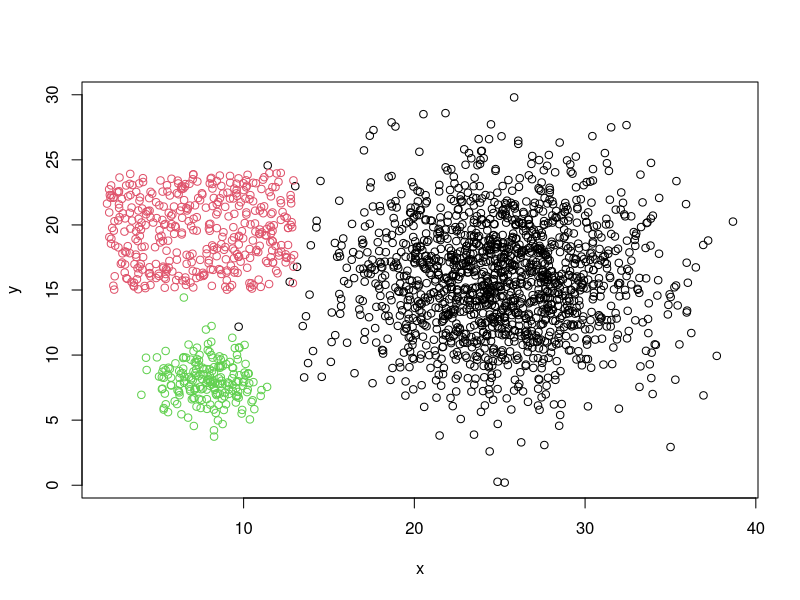
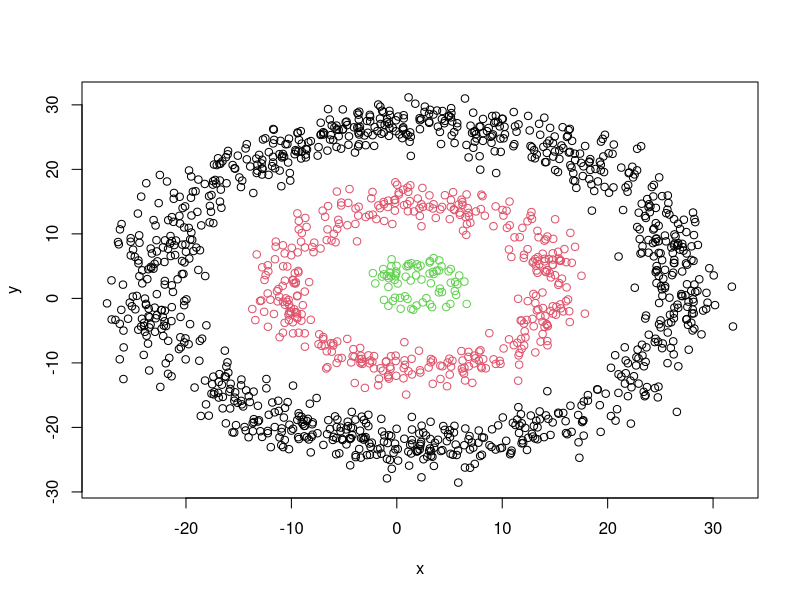
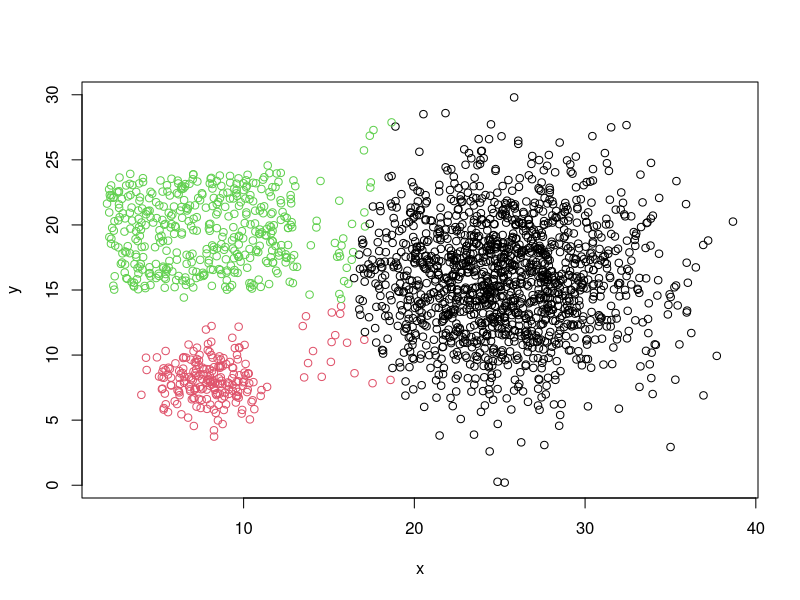
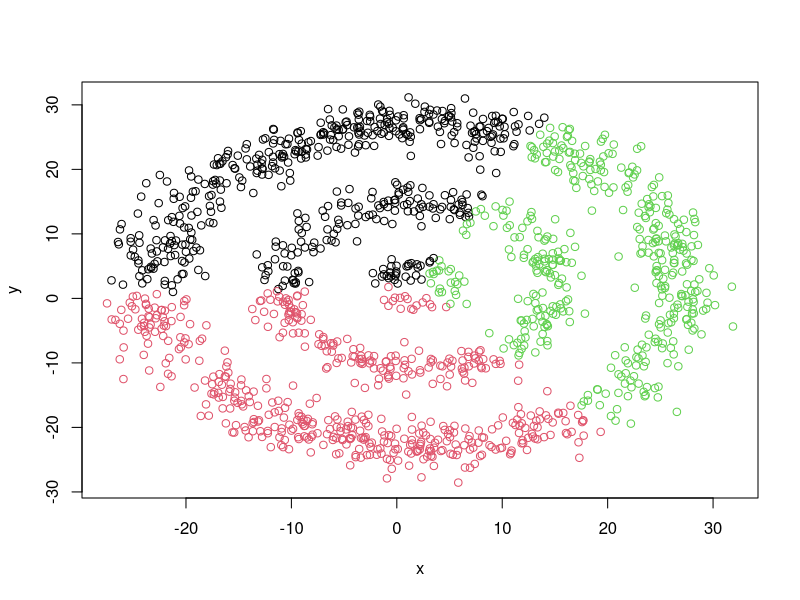
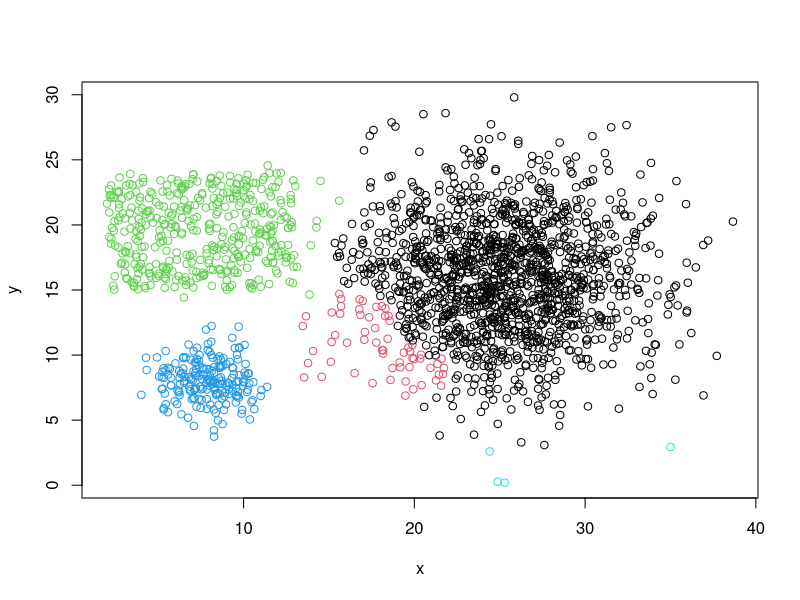
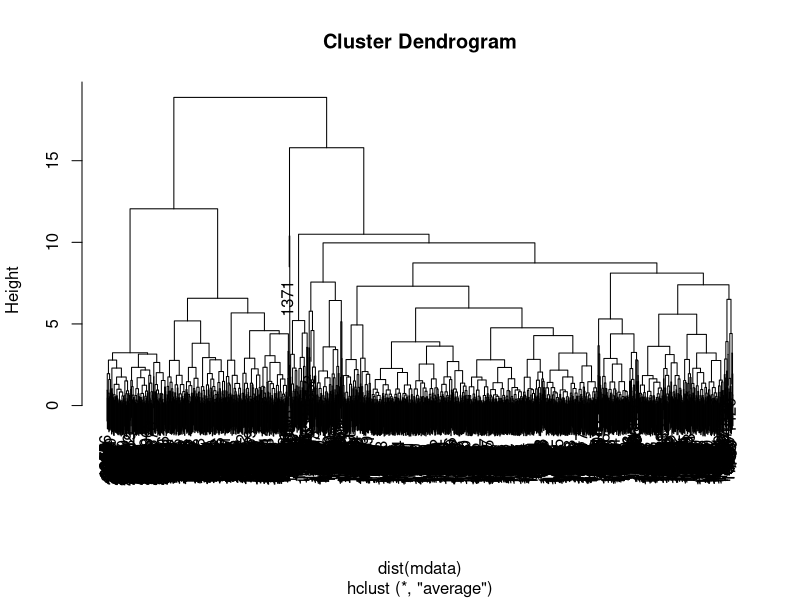
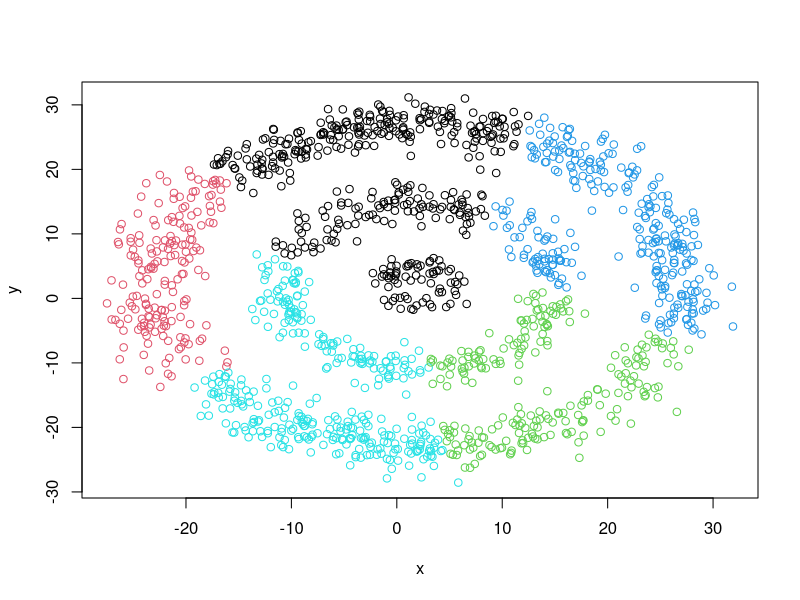
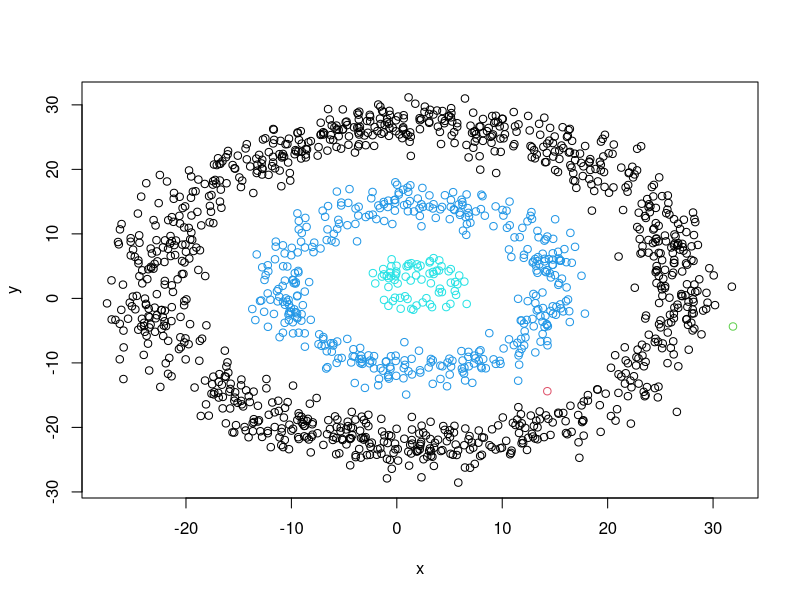

These charts were generated, in order, by the following R code:
## ---- chunk 1
x=rnorm(1500,mean=25,sd=4.5);y=rnorm(1500,mean=16,sd=4.5);
dfnormal=data.frame(cc=1,x=x,y=y);
x=runif(400,min=2,max=13); y=runif(400,min=15,max=24);
dfnormal=rbind(dfnormal,data.frame(cc=2,x=x,y=y));
x=rnorm(200,mean=8,sd=1.5);y=rnorm(200,mean=8,sd=1.5);
dfnormal=rbind(dfnormal,data.frame(cc=3,x=x,y=y));

#plot(dfnormal$x,dfnormal$y,col=dfnormal$cc)
plot(y~x,col=cc,dfnormal)

## ---- chunk 2
getcircle <- function(np,np2,cc,r,nsd){  #np=800;np2=100;r=25,nsd=2
  x=c(runif(np,min=-r,max=r),runif(np2,min=-r,max=-r+1),runif(np2,min=r-1,max=r))
  y=sign(rnorm(np+np2*2))*sqrt(r^2-x^2)+rnorm(np+np2*2,mean=2,sd=nsd);
  x=x+rnorm(np+np2*2,mean=2,sd=nsd);
  return(data.frame(cc=cc,x=x,y=y))
}
dfcircle=getcircle(800,100,1,25,2)
dfcircle=rbind(dfcircle,getcircle(300,50,2,13,1.6))
dfcircle=rbind(dfcircle,getcircle(50,10,3,3,1))
#plot(dfcircle$x,dfcircle$y,col=factor(dfcircle$cc))
plot(y~x,col=factor(cc),dfcircle)

## ---- chunk 3
#清空原分类
mdata=dfnormal
mdata$cc=NULL

#执行kmeans
cc=kmeans(mdata,3)
ccout=fitted(cc)

#查看聚类结果
#table(dfnormal$cc, cc$cluster)
plot(y~x,col=rownames(ccout),dfnormal)

## ---- chunk 4
#清空原分类
mdata=dfcircle
mdata$cc=NULL
#执行kmeans
cc=kmeans(mdata,3)
ccout=fitted(cc)
#查看聚类结果
#table(dfcircle, cc$cluster)
plot(y~x,col=rownames(ccout),dfcircle)

## ---- chunk 5
mdata=dfnormal
mdata$cc=NULL
#执行hclust
hc = hclust(dist(mdata), "ave")
#plot(hc)
#分类
ccout = cutree(hc, k = 5)
plot(y~x,col=ccout,dfnormal)


## ---- chunk 6
plot(hc)

## ---- chunk 7
dend1 = as.dendrogram(hc)
str(dend1, max = 2)

## ---- chunk 8
mdata=dfcircle
mdata$cc=NULL
#执行hclust
hc = hclust(dist(mdata), "ave")
#plot(hc)
#分类
ccout = cutree(hc, k = 5)
plot(y~x,col=ccout,dfcircle)


## ---- chunk 9
mdata=dfcircle
mdata$cc=NULL
#执行hclust, single算法
hc = hclust(dist(mdata), "single")
ccout = cutree(hc, k = 5)
#把圈圈的间距加大点？  
plot(y~x,col=ccout,dfcircle)

